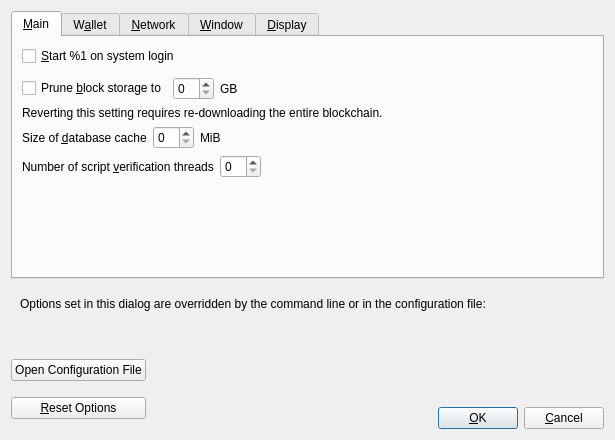
<?xml version="1.0" encoding="UTF-8"?>
<ui version="4.0">
 <class>OptionsDialog</class>
 <widget class="QDialog" name="OptionsDialog">
  <property name="geometry">
   <rect>
    <x>0</x>
    <y>0</y>
    <width>615</width>
    <height>440</height>
   </rect>
  </property>
  <property name="windowTitle">
   <string>Options</string>
  </property>
  <property name="modal">
   <bool>true</bool>
  </property>
  <layout class="QVBoxLayout" name="verticalLayout">
   <item>
    <widget class="QTabWidget" name="tabWidget">
     <property name="currentIndex">
      <number>0</number>
     </property>
     <widget class="QWidget" name="tabMain">
      <attribute name="title">
       <string>&amp;Main</string>
      </attribute>
      <layout class="QVBoxLayout" name="verticalLayout_Main">
       <item>
        <widget class="QCheckBox" name="bitcoinAtStartup">
         <property name="toolTip">
          <string>Automatically start %1 after logging in to the system.</string>
         </property>
         <property name="text">
          <string>&amp;Start %1 on system login</string>
         </property>
        </widget>
       </item>
       <item>
        <spacer name="horizontalSpacer_0_Main">
         <property name="orientation">
          <enum>Qt::Horizontal</enum>
         </property>
         <property name="sizeHint" stdset="0">
          <size>
           <width>40</width>
           <height>5</height>
          </size>
         </property>
        </spacer>
       </item>
       <item>
        <layout class="QHBoxLayout" name="horizontalLayout_Main_Prune">
         <item>
          <widget class="QCheckBox" name="prune">
           <property name="toolTip">
            <string>Disables some advanced features but all blocks will still be fully validated. Reverting this setting requires re-downloading the entire blockchain. Actual disk usage may be somewhat higher.</string>
           </property>
           <property name="text">
            <string>Prune &amp;block storage to</string>
           </property>
          </widget>
         </item>
         <item>
          <widget class="QSpinBox" name="pruneSize"/>
         </item>
         <item>
          <widget class="QLabel" name="pruneSizeUnitLabel">
           <property name="text">
            <string>GB</string>
           </property>
           <property name="textFormat">
            <enum>Qt::PlainText</enum>
           </property>
          </widget>
         </item>
         <item>
          <spacer name="horizontalSpacer_Main_Prune">
           <property name="orientation">
            <enum>Qt::Horizontal</enum>
           </property>
           <property name="sizeHint" stdset="0">
            <size>
             <width>40</width>
             <height>20</height>
            </size>
           </property>
          </spacer>
         </item>
        </layout>
       </item>
       <item>
        <widget class="QLabel" name="pruneWarning">
         <property name="text">
          <string>Reverting this setting requires re-downloading the entire blockchain.</string>
         </property>
         <property name="textFormat">
          <enum>Qt::PlainText</enum>
         </property>
        </widget>
       </item>
       <item>
        <layout class="QHBoxLayout" name="horizontalLayout_2_Main">
         <item>
          <widget class="QLabel" name="databaseCacheLabel">
           <property name="text">
            <string>Size of &amp;database cache</string>
           </property>
           <property name="textFormat">
            <enum>Qt::PlainText</enum>
           </property>
           <property name="buddy">
            <cstring>databaseCache</cstring>
           </property>
          </widget>
         </item>
         <item>
          <widget class="QSpinBox" name="databaseCache"/>
         </item>
         <item>
          <widget class="QLabel" name="databaseCacheUnitLabel">
           <property name="text">
            <string>MiB</string>
           </property>
           <property name="textFormat">
            <enum>Qt::PlainText</enum>
           </property>
          </widget>
         </item>
         <item>
          <spacer name="horizontalSpacer_2_Main">
           <property name="orientation">
            <enum>Qt::Horizontal</enum>
           </property>
           <property name="sizeHint" stdset="0">
            <size>
             <width>40</width>
             <height>20</height>
            </size>
           </property>
          </spacer>
         </item>
        </layout>
       </item>
       <item>
        <layout class="QHBoxLayout" name="horizontalLayout_Main_VerifyLabel">
         <item>
          <widget class="QLabel" name="threadsScriptVerifLabel">
           <property name="text">
            <string>Number of script &amp;verification threads</string>
           </property>
           <property name="textFormat">
            <enum>Qt::PlainText</enum>
           </property>
           <property name="buddy">
            <cstring>threadsScriptVerif</cstring>
           </property>
          </widget>
         </item>
         <item>
          <widget class="QSpinBox" name="threadsScriptVerif">
           <property name="toolTip">
            <string>(0 = auto, &lt;0 = leave that many cores free)</string>
           </property>
          </widget>
         </item>
         <item>
          <spacer name="horizontalSpacer_Main_Threads">
           <property name="orientation">
            <enum>Qt::Horizontal</enum>
           </property>
           <property name="sizeHint" stdset="0">
            <size>
             <width>40</width>
             <height>20</height>
            </size>
           </property>
          </spacer>
         </item>
        </layout>
       </item>
       <item>
        <spacer name="verticalSpacer_Main">
         <property name="orientation">
          <enum>Qt::Vertical</enum>
         </property>
         <property name="sizeHint" stdset="0">
          <size>
           <width>20</width>
           <height>40</height>
          </size>
         </property>
        </spacer>
       </item>
      </layout>
     </widget>
     <widget class="QWidget" name="tabWallet">
      <attribute name="title">
       <string>W&amp;allet</string>
      </attribute>
      <layout class="QVBoxLayout" name="verticalLayout_Wallet">
       <item>
        <widget class="QGroupBox" name="groupBox">
         <property name="title">
          <string>Expert</string>
         </property>
         <layout class="QVBoxLayout" name="verticalLayout_2">
          <item>
           <widget class="QCheckBox" name="coinControlFeatures">
            <property name="toolTip">
             <string>Whether to show coin control features or not.</string>
            </property>
            <property name="text">
             <string>Enable coin &amp;control features</string>
            </property>
           </widget>
          </item>
          <item>
           <widget class="QCheckBox" name="spendZeroConfChange">
            <property name="toolTip">
             <string>If you disable the spending of unconfirmed change, the change from a transaction cannot be used until that transaction has at least one confirmation. This also affects how your balance is computed.</string>
            </property>
            <property name="text">
             <string>&amp;Spend unconfirmed change</string>
            </property>
           </widget>
          </item>
         </layout>
        </widget>
       </item>
       <item>
        <spacer name="verticalSpacer_Wallet">
         <property name="orientation">
          <enum>Qt::Vertical</enum>
         </property>
         <property name="sizeHint" stdset="0">
          <size>
           <width>20</width>
           <height>40</height>
          </size>
         </property>
        </spacer>
       </item>
      </layout>
     </widget>
     <widget class="QWidget" name="tabNetwork">
      <attribute name="title">
       <string>&amp;Network</string>
      </attribute>
      <layout class="QVBoxLayout" name="verticalLayout_Network">
       <item>
        <widget class="QCheckBox" name="mapPortUpnp">
         <property name="toolTip">
          <string>Automatically open the Bitcoin client port on the router. This only works when your router supports UPnP and it is enabled.</string>
         </property>
         <property name="text">
          <string>Map port using &amp;UPnP</string>
         </property>
        </widget>
       </item>
       <item>
        <widget class="QCheckBox" name="allowIncoming">
         <property name="toolTip">
          <string>Accept connections from outside.</string>
         </property>
         <property name="text">
          <string>Allow incomin&amp;g connections</string>
         </property>
        </widget>
       </item>
       <item>
        <widget class="QCheckBox" name="connectSocks">
         <property name="toolTip">
          <string>Connect to the Bitcoin network through a SOCKS5 proxy.</string>
         </property>
         <property name="text">
          <string>&amp;Connect through SOCKS5 proxy (default proxy):</string>
         </property>
        </widget>
       </item>
       <item>
        <layout class="QHBoxLayout" name="horizontalLayout_1_Network">
         <item>
          <widget class="QLabel" name="proxyIpLabel">
           <property name="text">
            <string>Proxy &amp;IP:</string>
           </property>
           <property name="textFormat">
            <enum>Qt::PlainText</enum>
           </property>
           <property name="buddy">
            <cstring>proxyIp</cstring>
           </property>
          </widget>
         </item>
         <item>
          <widget class="QValidatedLineEdit" name="proxyIp">
           <property name="minimumSize">
            <size>
             <width>140</width>
             <height>0</height>
            </size>
           </property>
           <property name="maximumSize">
            <size>
             <width>140</width>
             <height>16777215</height>
            </size>
           </property>
           <property name="toolTip">
            <string>IP address of the proxy (e.g. IPv4: 127.0.0.1 / IPv6: ::1)</string>
           </property>
          </widget>
         </item>
         <item>
          <widget class="QLabel" name="proxyPortLabel">
           <property name="text">
            <string>&amp;Port:</string>
           </property>
           <property name="textFormat">
            <enum>Qt::PlainText</enum>
           </property>
           <property name="buddy">
            <cstring>proxyPort</cstring>
           </property>
          </widget>
         </item>
         <item>
          <widget class="QLineEdit" name="proxyPort">
           <property name="minimumSize">
            <size>
             <width>55</width>
             <height>0</height>
            </size>
           </property>
           <property name="maximumSize">
            <size>
             <width>55</width>
             <height>16777215</height>
            </size>
           </property>
           <property name="toolTip">
            <string>Port of the proxy (e.g. 9050)</string>
           </property>
          </widget>
         </item>
         <item>
          <spacer name="horizontalSpacer_1_Network">
           <property name="orientation">
            <enum>Qt::Horizontal</enum>
           </property>
           <property name="sizeHint" stdset="0">
            <size>
             <width>40</width>
             <height>20</height>
            </size>
           </property>
          </spacer>
         </item>
        </layout>
       </item>
       <item>
        <layout class="QHBoxLayout" name="horizontalLayout_2_Network">
         <item>
          <widget class="QLabel" name="proxyActiveNets">
           <property name="text">
            <string>Used for reaching peers via:</string>
           </property>
           <property name="textFormat">
            <enum>Qt::PlainText</enum>
           </property>
          </widget>
         </item>
         <item>
          <widget class="QCheckBox" name="proxyReachIPv4">
           <property name="enabled">
            <bool>false</bool>
           </property>
           <property name="toolTip">
            <string>Shows if the supplied default SOCKS5 proxy is used to reach peers via this network type.</string>
           </property>
           <property name="text">
            <string/>
           </property>
          </widget>
         </item>
         <item>
          <widget class="QLabel" name="proxyReachIPv4Label">
           <property name="text">
            <string>IPv4</string>
           </property>
           <property name="textFormat">
            <enum>Qt::PlainText</enum>
           </property>
          </widget>
         </item>
         <item>
          <widget class="QCheckBox" name="proxyReachIPv6">
           <property name="enabled">
            <bool>false</bool>
           </property>
           <property name="toolTip">
            <string>Shows if the supplied default SOCKS5 proxy is used to reach peers via this network type.</string>
           </property>
           <property name="text">
            <string/>
           </property>
          </widget>
         </item>
         <item>
          <widget class="QLabel" name="proxyReachIPv6Label">
           <property name="text">
            <string>IPv6</string>
           </property>
           <property name="textFormat">
            <enum>Qt::PlainText</enum>
           </property>
          </widget>
         </item>
         <item>
          <widget class="QCheckBox" name="proxyReachTor">
           <property name="enabled">
            <bool>false</bool>
           </property>
           <property name="toolTip">
            <string>Shows if the supplied default SOCKS5 proxy is used to reach peers via this network type.</string>
           </property>
           <property name="text">
            <string/>
           </property>
          </widget>
         </item>
         <item>
          <widget class="QLabel" name="proxyReachTorLabel">
           <property name="text">
            <string>Tor</string>
           </property>
           <property name="textFormat">
            <enum>Qt::PlainText</enum>
           </property>
          </widget>
         </item>
         <item>
          <spacer name="horizontalSpacer_2_Network">
           <property name="orientation">
            <enum>Qt::Horizontal</enum>
           </property>
           <property name="sizeHint" stdset="0">
            <size>
             <width>40</width>
             <height>20</height>
            </size>
           </property>
          </spacer>
         </item>
        </layout>
       </item>
       <item>
        <widget class="QCheckBox" name="connectSocksTor">
         <property name="toolTip">
          <string>Connect to the Bitcoin network through a separate SOCKS5 proxy for Tor hidden services.</string>
         </property>
         <property name="text">
          <string>Use separate SOCKS&amp;5 proxy to reach peers via Tor hidden services:</string>
         </property>
        </widget>
       </item>
       <item>
        <layout class="QHBoxLayout" name="horizontalLayout_3_Network">
         <item>
          <widget class="QLabel" name="proxyIpTorLabel">
           <property name="text">
            <string>Proxy &amp;IP:</string>
           </property>
           <property name="textFormat">
            <enum>Qt::PlainText</enum>
           </property>
           <property name="buddy">
            <cstring>proxyIpTor</cstring>
           </property>
          </widget>
         </item>
         <item>
          <widget class="QValidatedLineEdit" name="proxyIpTor">
           <property name="minimumSize">
            <size>
             <width>140</width>
             <height>0</height>
            </size>
           </property>
           <property name="maximumSize">
            <size>
             <width>140</width>
             <height>16777215</height>
            </size>
           </property>
           <property name="toolTip">
            <string>IP address of the proxy (e.g. IPv4: 127.0.0.1 / IPv6: ::1)</string>
           </property>
          </widget>
         </item>
         <item>
          <widget class="QLabel" name="proxyPortTorLabel">
           <property name="text">
            <string>&amp;Port:</string>
           </property>
           <property name="textFormat">
            <enum>Qt::PlainText</enum>
           </property>
           <property name="buddy">
            <cstring>proxyPortTor</cstring>
           </property>
          </widget>
         </item>
         <item>
          <widget class="QLineEdit" name="proxyPortTor">
           <property name="minimumSize">
            <size>
             <width>55</width>
             <height>0</height>
            </size>
           </property>
           <property name="maximumSize">
            <size>
             <width>55</width>
             <height>16777215</height>
            </size>
           </property>
           <property name="toolTip">
            <string>Port of the proxy (e.g. 9050)</string>
           </property>
          </widget>
         </item>
         <item>
          <spacer name="horizontalSpacer_4_Network">
           <property name="orientation">
            <enum>Qt::Horizontal</enum>
           </property>
           <property name="sizeHint" stdset="0">
            <size>
             <width>40</width>
             <height>20</height>
            </size>
           </property>
          </spacer>
         </item>
        </layout>
       </item>
       <item>
        <spacer name="verticalSpacer_Network">
         <property name="orientation">
          <enum>Qt::Vertical</enum>
         </property>
         <property name="sizeHint" stdset="0">
          <size>
           <width>20</width>
           <height>40</height>
          </size>
         </property>
        </spacer>
       </item>
      </layout>
     </widget>
     <widget class="QWidget" name="tabWindow">
      <attribute name="title">
       <string>&amp;Window</string>
      </attribute>
      <layout class="QVBoxLayout" name="verticalLayout_Window">
       <item>
        <widget class="QCheckBox" name="hideTrayIcon">
         <property name="toolTip">
          <string>Hide the icon from the system tray.</string>
         </property>
         <property name="text">
          <string>&amp;Hide tray icon</string>
         </property>
        </widget>
       </item>
       <item>
        <widget class="QCheckBox" name="minimizeToTray">
         <property name="toolTip">
          <string>Show only a tray icon after minimizing the window.</string>
         </property>
         <property name="text">
          <string>&amp;Minimize to the tray instead of the taskbar</string>
         </property>
        </widget>
       </item>
       <item>
        <widget class="QCheckBox" name="minimizeOnClose">
         <property name="toolTip">
          <string>Minimize instead of exit the application when the window is closed. When this option is enabled, the application will be closed only after selecting Exit in the menu.</string>
         </property>
         <property name="text">
          <string>M&amp;inimize on close</string>
         </property>
        </widget>
       </item>
       <item>
        <spacer name="verticalSpacer_Window">
         <property name="orientation">
          <enum>Qt::Vertical</enum>
         </property>
         <property name="sizeHint" stdset="0">
          <size>
           <width>20</width>
           <height>40</height>
          </size>
         </property>
        </spacer>
       </item>
      </layout>
     </widget>
     <widget class="QWidget" name="tabDisplay">
      <attribute name="title">
       <string>&amp;Display</string>
      </attribute>
      <layout class="QVBoxLayout" name="verticalLayout_Display">
       <item>
        <layout class="QHBoxLayout" name="horizontalLayout_1_Display">
         <item>
          <widget class="QLabel" name="langLabel">
           <property name="text">
            <string>User Interface &amp;language:</string>
           </property>
           <property name="textFormat">
            <enum>Qt::PlainText</enum>
           </property>
           <property name="buddy">
            <cstring>lang</cstring>
           </property>
          </widget>
         </item>
         <item>
          <widget class="QValueComboBox" name="lang">
           <property name="toolTip">
            <string>The user interface language can be set here. This setting will take effect after restarting %1.</string>
           </property>
          </widget>
         </item>
        </layout>
       </item>
       <item>
        <layout class="QHBoxLayout" name="horizontalLayout_2_Display">
         <item>
          <widget class="QLabel" name="unitLabel">
           <property name="text">
            <string>&amp;Unit to show amounts in:</string>
           </property>
           <property name="textFormat">
            <enum>Qt::PlainText</enum>
           </property>
           <property name="buddy">
            <cstring>unit</cstring>
           </property>
          </widget>
         </item>
         <item>
          <widget class="QValueComboBox" name="unit">
           <property name="toolTip">
            <string>Choose the default subdivision unit to show in the interface and when sending coins.</string>
           </property>
          </widget>
         </item>
        </layout>
       </item>
       <item>
        <layout class="QHBoxLayout" name="horizontalLayout_3_Display">
         <item>
          <widget class="QLabel" name="thirdPartyTxUrlsLabel">
           <property name="toolTip">
            <string>Third party URLs (e.g. a block explorer) that appear in the transactions tab as context menu items. %s in the URL is replaced by transaction hash. Multiple URLs are separated by vertical bar |.</string>
           </property>
           <property name="text">
            <string>&amp;Third party transaction URLs</string>
           </property>
           <property name="buddy">
            <cstring>thirdPartyTxUrls</cstring>
           </property>
          </widget>
         </item>
         <item>
          <widget class="QLineEdit" name="thirdPartyTxUrls">
           <property name="toolTip">
            <string>Third party URLs (e.g. a block explorer) that appear in the transactions tab as context menu items. %s in the URL is replaced by transaction hash. Multiple URLs are separated by vertical bar |.</string>
           </property>
          </widget>
         </item>
        </layout>
       </item>
       <item>
        <spacer name="verticalSpacer_Display">
         <property name="orientation">
          <enum>Qt::Vertical</enum>
         </property>
         <property name="sizeHint" stdset="0">
          <size>
           <width>20</width>
           <height>40</height>
          </size>
         </property>
        </spacer>
       </item>
      </layout>
     </widget>
    </widget>
   </item>
   <item>
    <widget class="QFrame" name="frame">
     <layout class="QVBoxLayout" name="verticalLayout_Bottom">
      <item>
       <layout class="QHBoxLayout" name="horizontalLayout_Bottom">
        <item>
         <widget class="QLabel" name="overriddenByCommandLineInfoLabel">
          <property name="text">
           <string>Options set in this dialog are overridden by the command line or in the configuration file:</string>
          </property>
          <property name="textFormat">
           <enum>Qt::PlainText</enum>
          </property>
         </widget>
        </item>
        <item>
         <spacer name="horizontalSpacer_Bottom">
          <property name="orientation">
           <enum>Qt::Horizontal</enum>
          </property>
          <property name="sizeHint" stdset="0">
           <size>
            <width>40</width>
            <height>20</height>
           </size>
          </property>
         </spacer>
        </item>
       </layout>
      </item>
      <item>
       <widget class="QLabel" name="overriddenByCommandLineLabel">
        <property name="text">
         <string/>
        </property>
        <property name="textFormat">
         <enum>Qt::PlainText</enum>
        </property>
        <property name="wordWrap">
         <bool>true</bool>
        </property>
       </widget>
      </item>
     </layout>
    </widget>
   </item>
   <item>
    <layout class="QHBoxLayout" name="horizontalLayout_Buttons">
     <item>
      <layout class="QVBoxLayout" name="verticalLayout_Buttons">
       <item>
        <widget class="QPushButton" name="openBitcoinConfButton">
         <property name="toolTip">
          <string>Open the %1 configuration file from the working directory.</string>
         </property>
         <property name="text">
          <string>Open Configuration File</string>
         </property>
         <property name="autoDefault">
          <bool>false</bool>
         </property>
        </widget>
       </item>
       <item>
        <widget class="QPushButton" name="resetButton">
         <property name="toolTip">
          <string>Reset all client options to default.</string>
         </property>
         <property name="text">
          <string>&amp;Reset Options</string>
         </property>
         <property name="autoDefault">
          <bool>false</bool>
         </property>
        </widget>
       </item>
      </layout>
     </item>
     <item>
      <spacer name="horizontalSpacer_1">
       <property name="orientation">
        <enum>Qt::Horizontal</enum>
       </property>
       <property name="sizeHint" stdset="0">
        <size>
         <width>40</width>
         <height>48</height>
        </size>
       </property>
      </spacer>
     </item>
     <item>
      <widget class="QLabel" name="statusLabel">
       <property name="minimumSize">
        <size>
         <width>200</width>
         <height>0</height>
        </size>
       </property>
       <property name="font">
        <font>
         <weight>75</weight>
         <bold>true</bold>
        </font>
       </property>
       <property name="text">
        <string/>
       </property>
       <property name="textFormat">
        <enum>Qt::PlainText</enum>
       </property>
       <property name="wordWrap">
        <bool>true</bool>
       </property>
      </widget>
     </item>
     <item>
      <spacer name="horizontalSpacer_2">
       <property name="orientation">
        <enum>Qt::Horizontal</enum>
       </property>
       <property name="sizeHint" stdset="0">
        <size>
         <width>40</width>
         <height>48</height>
        </size>
       </property>
      </spacer>
     </item>
     <item>
      <layout class="QVBoxLayout" name="verticalLayout_4">
       <item>
        <spacer name="verticalSpacer">
         <property name="orientation">
          <enum>Qt::Vertical</enum>
         </property>
         <property name="sizeHint" stdset="0">
          <size>
           <width>20</width>
           <height>40</height>
          </size>
         </property>
        </spacer>
       </item>
       <item>
        <layout class="QHBoxLayout" name="horizontalLayout">
         <item>
          <widget class="QPushButton" name="okButton">
           <property name="text">
            <string>&amp;OK</string>
           </property>
           <property name="autoDefault">
            <bool>false</bool>
           </property>
           <property name="default">
            <bool>true</bool>
           </property>
          </widget>
         </item>
         <item>
          <widget class="QPushButton" name="cancelButton">
           <property name="text">
            <string>&amp;Cancel</string>
           </property>
           <property name="autoDefault">
            <bool>false</bool>
           </property>
          </widget>
         </item>
        </layout>
       </item>
      </layout>
     </item>
    </layout>
   </item>
  </layout>
 </widget>
 <customwidgets>
  <customwidget>
   <class>QValidatedLineEdit</class>
   <extends>QLineEdit</extends>
   <header>qt/qvalidatedlineedit.h</header>
  </customwidget>
  <customwidget>
   <class>QValueComboBox</class>
   <extends>QComboBox</extends>
   <header>qt/qvaluecombobox.h</header>
  </customwidget>
 </customwidgets>
 <resources/>
 <connections/>
</ui>
